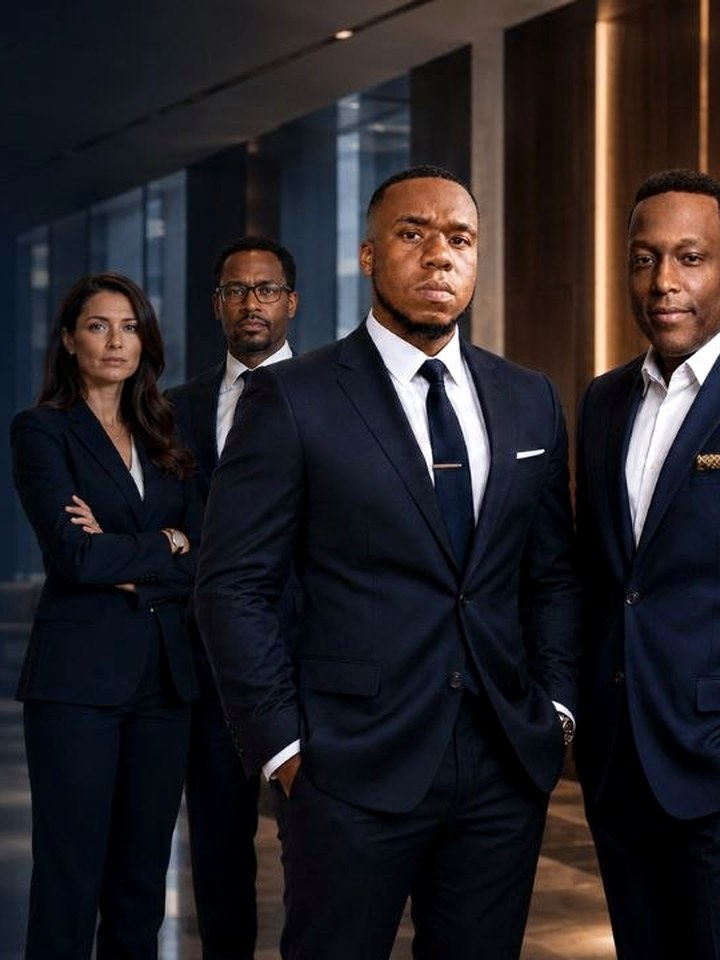
#> input picture images/berhe-jones-hero-team-mobile.jpg, 720 x 960 px
$ python -i structural_similarity.py   (imports and definitions only)
#> lines starting #> are read from the running program, lines starting #| are printed output that depends on the picture
"""Grayscale, blurred structural similarity used by the visual-departure gates.

The V2 brief fixes the measurement: convert both screenshots to grayscale, apply a
24px Gaussian blur so type and texture drop out, and compare what is left. What
survives that blur is the large-scale composition, which is exactly what the audit
found unchanged in the rejected release.

The SSIM implementation matches scikit-image's default (7x7 uniform window, the
sample-covariance correction, and the standard 0.01/0.03 stabilisers) so the numbers
are comparable to the audit that produced 0.796 desktop and 0.942 mobile.
"""
import numpy as np
from PIL import Image, ImageFilter

BLUR_RADIUS = 24
WINDOW = 7
DYNAMIC_RANGE = 255.0


def blurred_grayscale(path, size=None):
    with Image.open(path) as opened:
#> opened is the input picture: PIL image 720x960 RGB; mean R, G, B 37.4, 33.7, 37.2
        image = opened.convert("L")
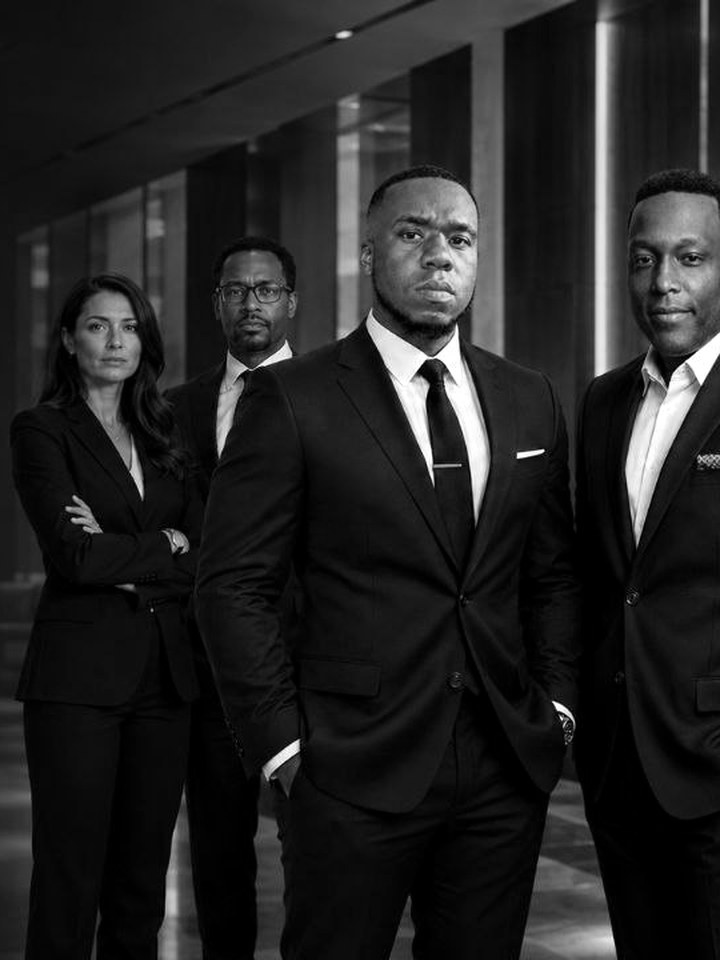
#> image: PIL image 720x960 L; min 0, max 255, mean 35.2
        if size is not None and image.size != size:
            image = image.resize(size, Image.LANCZOS)
        return np.asarray(image.filter(ImageFilter.GaussianBlur(BLUR_RADIUS)), dtype=np.float64)
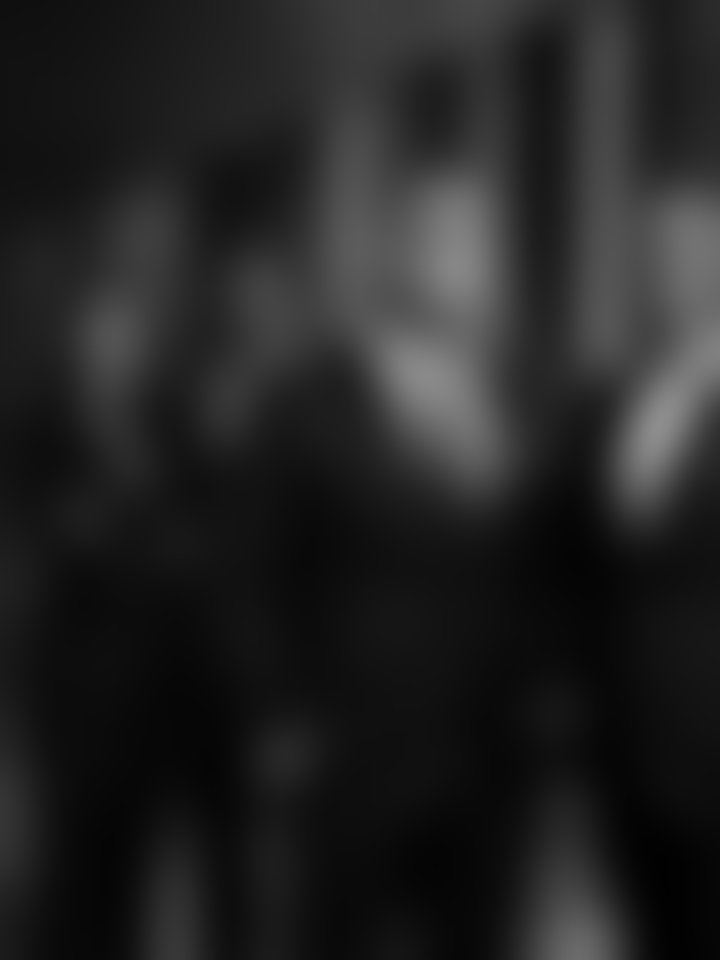
#> returned value: shape (960, 720) float64; min 1, max 141, mean 35.1


def _window_mean(values, size):
    totals = np.cumsum(np.cumsum(values, axis=0), axis=1)
    totals = np.pad(totals, ((1, 0), (1, 0)))
    block = (
        totals[size:, size:] - totals[:-size, size:] - totals[size:, :-size] + totals[:-size, :-size]
    )
    return block / (size * size)


def structural_similarity(first, second, window=WINDOW):
    if first.shape != second.shape:
        raise ValueError(f"shape mismatch: {first.shape} vs {second.shape}")
    count = window * window
    correction = count / (count - 1)
    mean_a = _window_mean(first, window)
    mean_b = _window_mean(second, window)
    var_a = correction * (_window_mean(first * first, window) - mean_a * mean_a)
    var_b = correction * (_window_mean(second * second, window) - mean_b * mean_b)
    covariance = correction * (_window_mean(first * second, window) - mean_a * mean_b)
    c1 = (0.01 * DYNAMIC_RANGE) ** 2
    c2 = (0.03 * DYNAMIC_RANGE) ** 2
    numerator = (2 * mean_a * mean_b + c1) * (2 * covariance + c2)
    denominator = (mean_a**2 + mean_b**2 + c1) * (var_a + var_b + c2)
    return float(np.mean(numerator / denominator))


def compare(candidate_path, baseline_path):
    """Structural similarity of two screenshots after grayscale plus 24px blur."""
    with Image.open(baseline_path) as baseline:
        size = baseline.size
    return structural_similarity(
        blurred_grayscale(candidate_path, size),
        blurred_grayscale(baseline_path, size),
    )


def dark_pixel_share(path, threshold=45):
    """Fraction of the frame darker than the audit's luminance threshold."""
    with Image.open(path) as opened:
        pixels = np.asarray(opened.convert("RGB"), dtype=np.float64)
    luminance = 0.299 * pixels[..., 0] + 0.587 * pixels[..., 1] + 0.114 * pixels[..., 2]
    return float(np.mean(luminance < threshold))

>>> result = blurred_grayscale('../images/berhe-jones-hero-team-mobile.jpg')

$ run again, on images/berhe-jones-hero-team.jpg
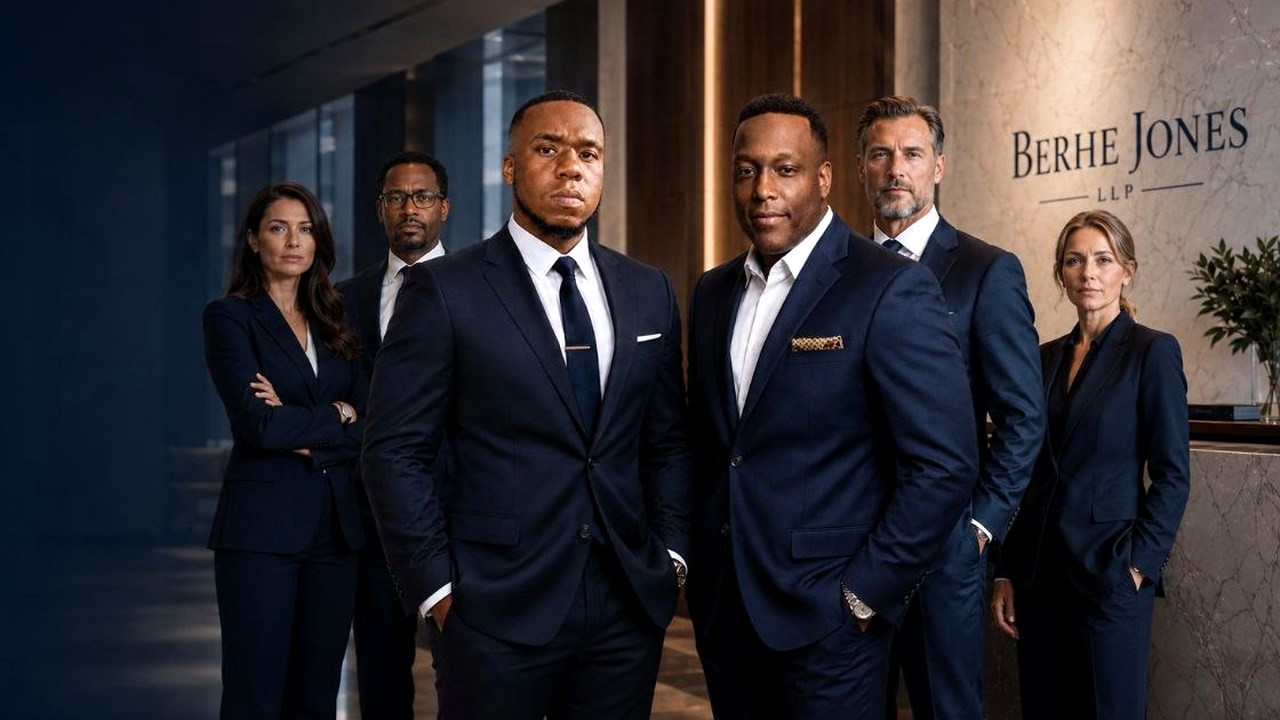
#> input picture images/berhe-jones-hero-team.jpg, 1280 x 720 px
#> in blurred_grayscale, opened is the input picture: PIL image 1280x720 RGB; mean R, G, B 48.1, 44.9, 49.4
#> in blurred_grayscale, `image = opened.convert("L")`:
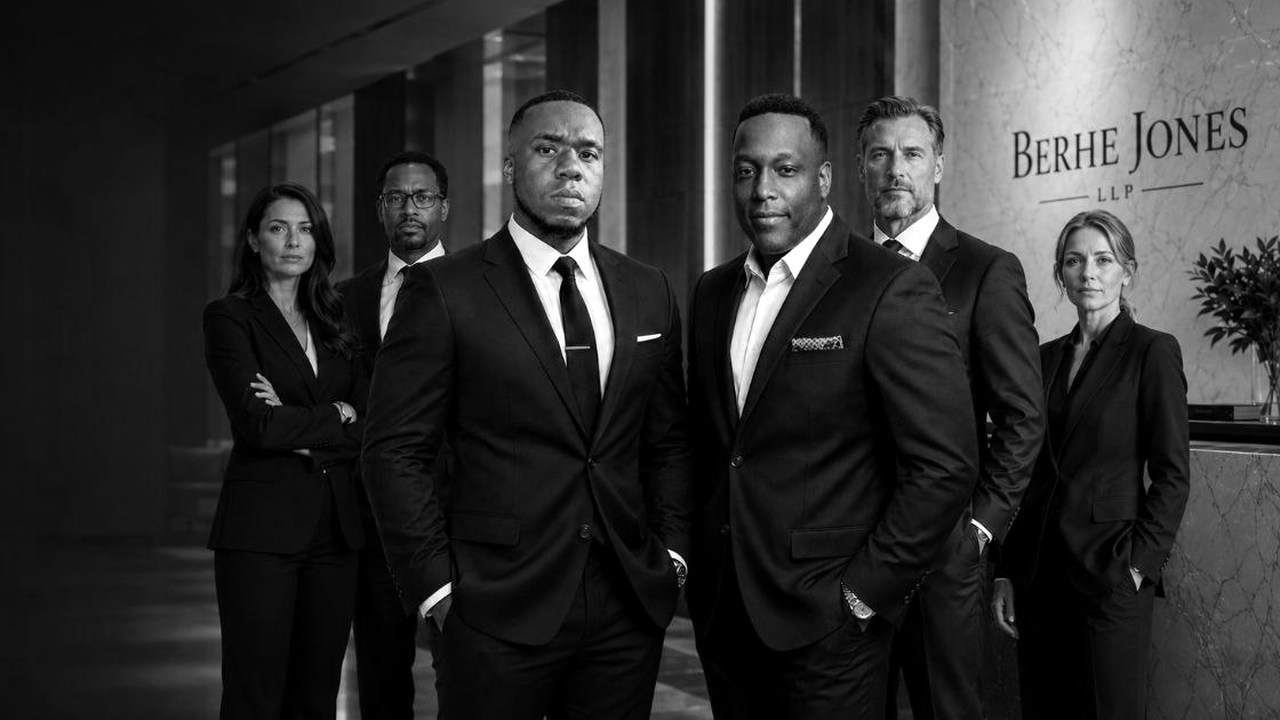
#> image: PIL image 1280x720 L; min 0, max 255, mean 46.4
#> in blurred_grayscale, `return np.asarray(image.filter(ImageFilter.GaussianBlur(BLUR_RADIUS)),..`:
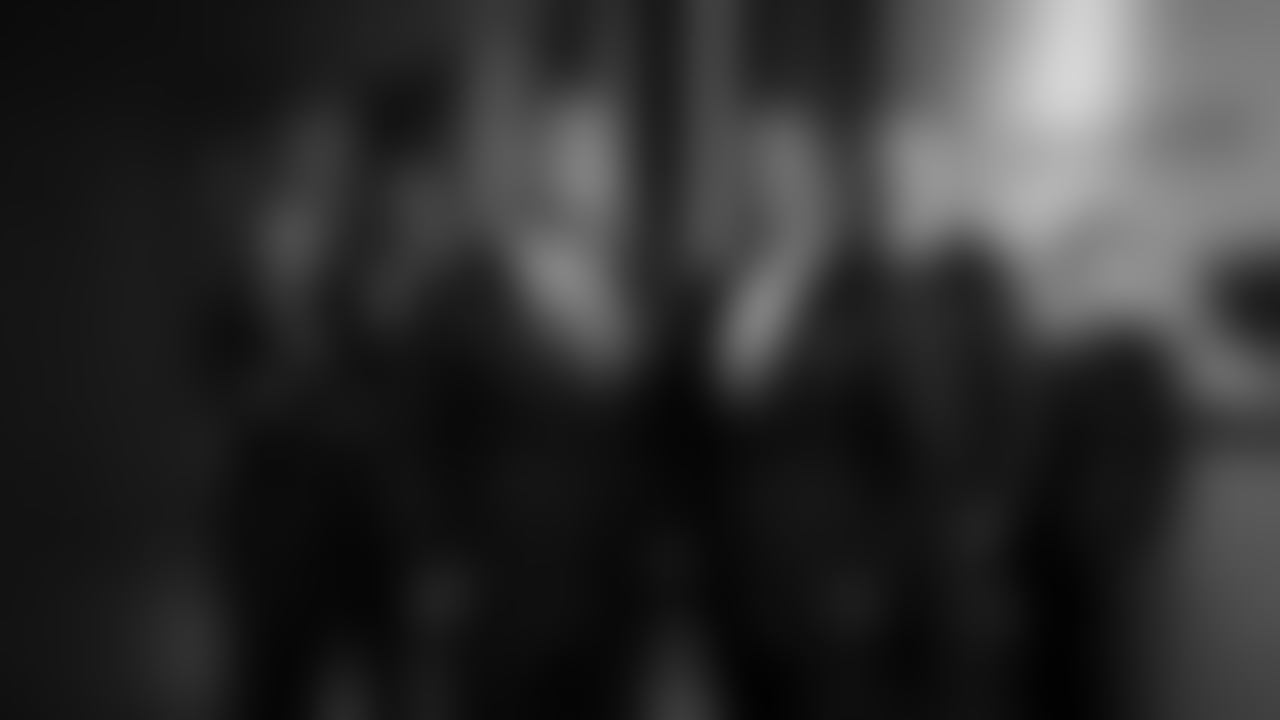
#> returned value: shape (720, 1280) float64; min 2, max 214, mean 46.4

$ run again, on images/case-fit-team.jpg
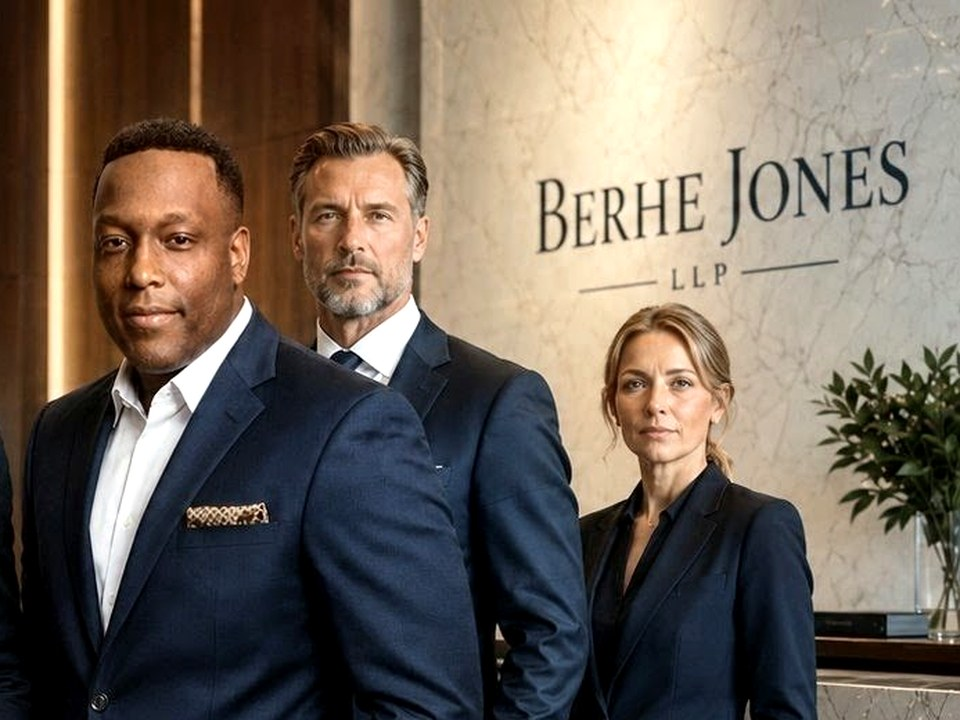
#> input picture images/case-fit-team.jpg, 960 x 720 px
#> in blurred_grayscale, opened is the input picture: PIL image 960x720 RGB; mean R, G, B 113.2, 102, 91.1
#> in blurred_grayscale, `image = opened.convert("L")`:
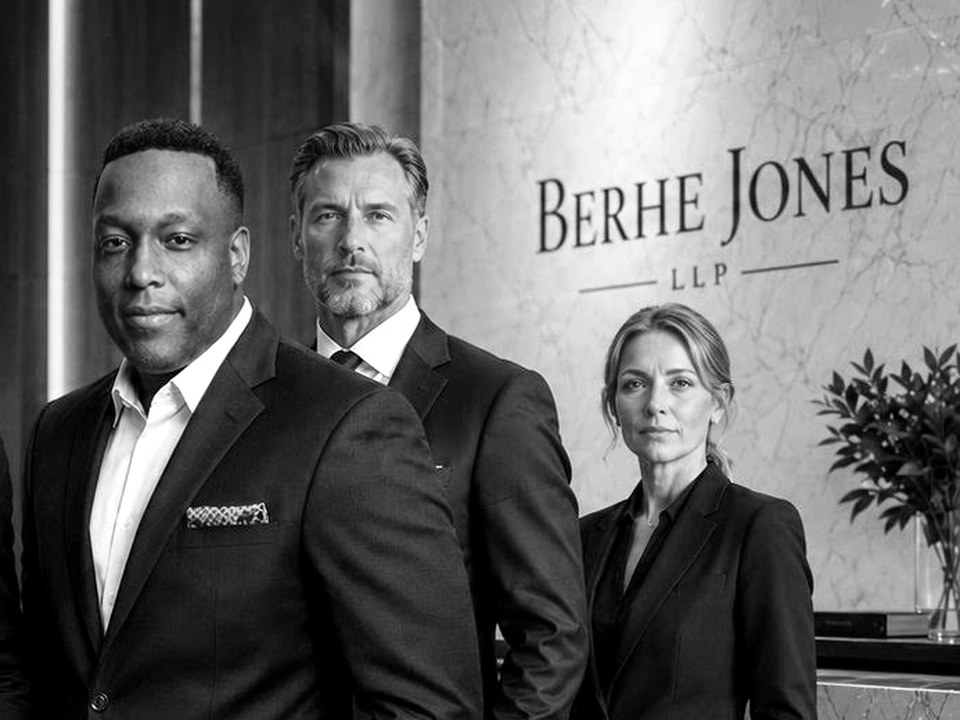
#> image: PIL image 960x720 L; min 0, max 255, mean 104.1
#> in blurred_grayscale, `return np.asarray(image.filter(ImageFilter.GaussianBlur(BLUR_RADIUS)),..`:
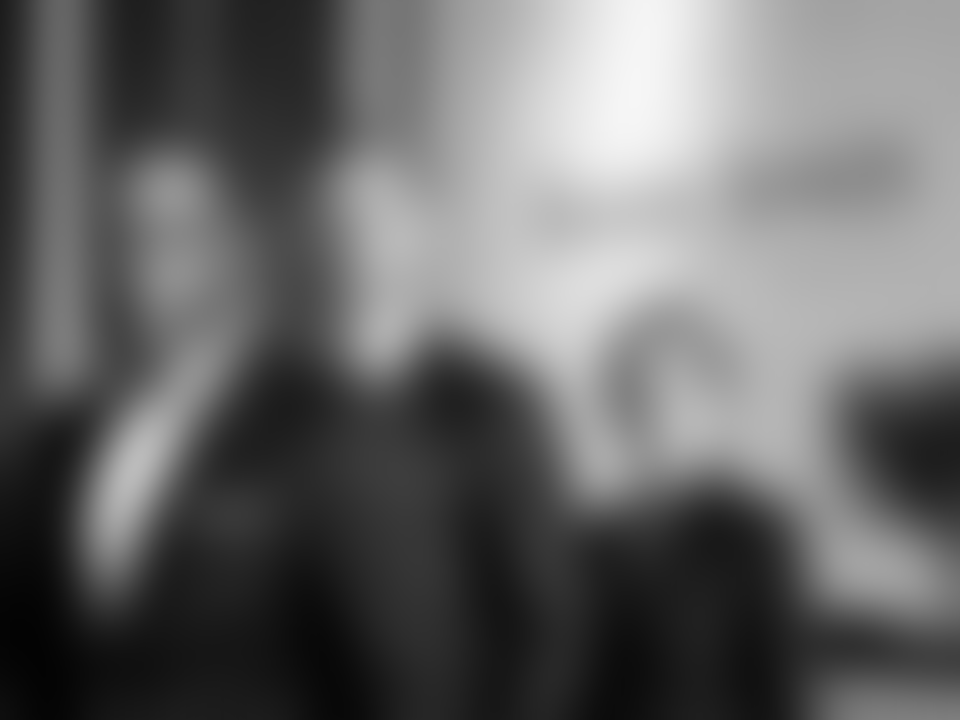
#> returned value: shape (720, 960) float64; min 3, max 246, mean 104

$ run again, on images/case-intelligence-hero.jpg
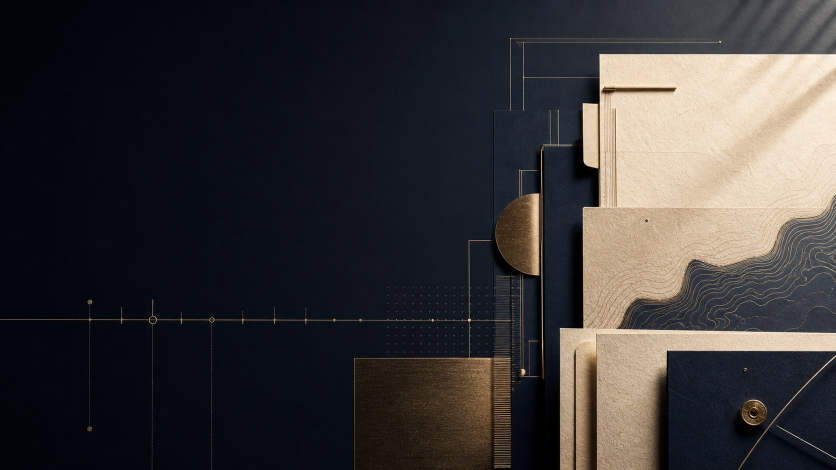
#> input picture images/case-intelligence-hero.jpg, 1672 x 940 px (shown at 1/2 size)
#> in blurred_grayscale, opened is the input picture: PIL image 1672x940 RGB; mean R, G, B 55.9, 53.4, 54
#> in blurred_grayscale, `image = opened.convert("L")`:
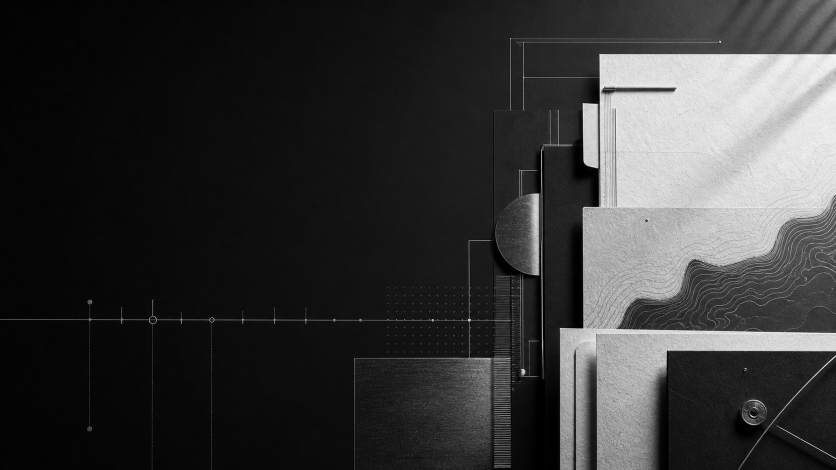
#> image: PIL image 1672x940 L (shown at 1/2 size); min 0, max 253, mean 54.2
#> in blurred_grayscale, `return np.asarray(image.filter(ImageFilter.GaussianBlur(BLUR_RADIUS)),..`:
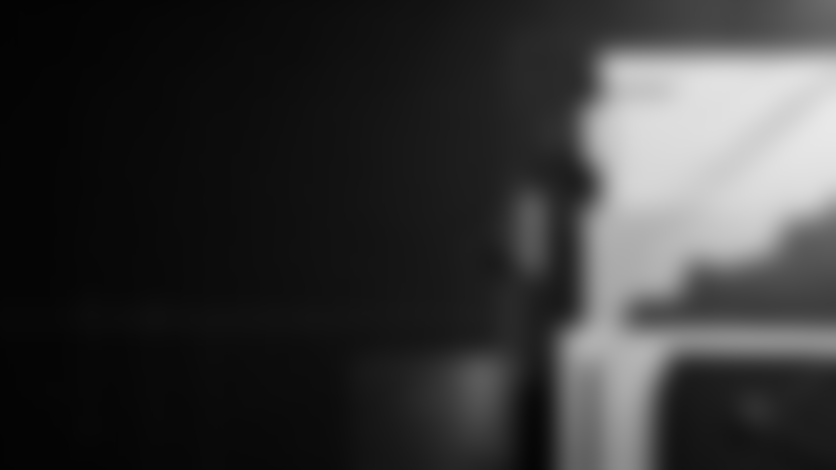
#> returned value: shape (940, 1672) float64 (shown at 1/2 size); min 3, max 232, mean 54.2
